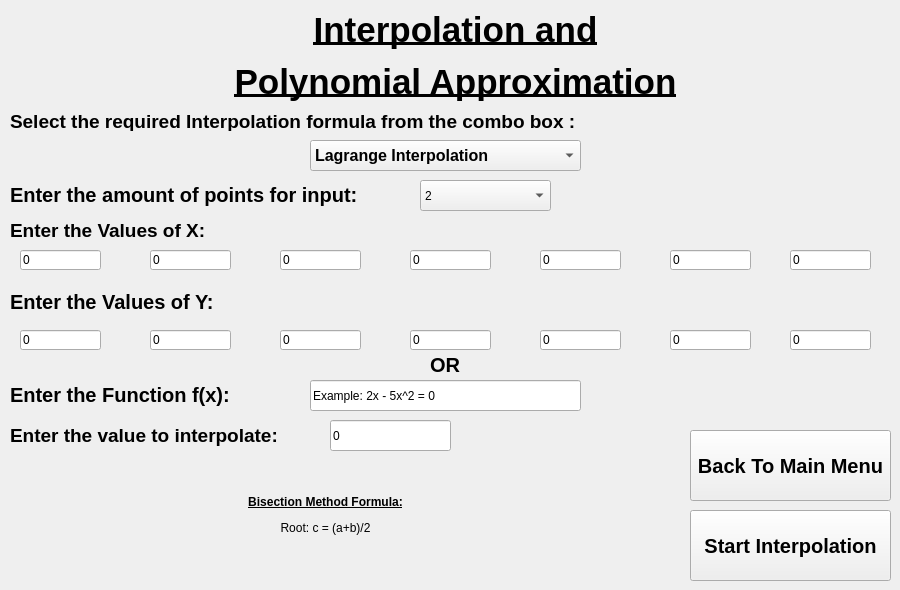
    <widget class="QWidget" name="Chapter3Tab">
     <attribute name="title">
      <string>Page</string>
     </attribute>
     <widget class="QLabel" name="Chapter3Heading">
      <property name="geometry">
       <rect>
        <x>220</x>
        <y>10</y>
        <width>471</width>
        <height>91</height>
       </rect>
      </property>
      <property name="minimumSize">
       <size>
        <width>0</width>
        <height>0</height>
       </size>
      </property>
      <property name="font">
       <font>
        <pointsize>33</pointsize>
        <weight>75</weight>
        <bold>true</bold>
        <underline>true</underline>
       </font>
      </property>
      <property name="text">
       <string>&lt;html&gt;&lt;head/&gt;&lt;body&gt;&lt;p align=&quot;center&quot;&gt;&lt;span style=&quot; font-size:26pt;&quot;&gt;Interpolation and&lt;/span&gt;&lt;/p&gt;&lt;p align=&quot;center&quot;&gt;&lt;span style=&quot; font-size:26pt;&quot;&gt;Polynomial Approximation&lt;/span&gt;&lt;/p&gt;&lt;/body&gt;&lt;/html&gt;</string>
      </property>
      <property name="textFormat">
       <enum>Qt::RichText</enum>
      </property>
      <property name="alignment">
       <set>Qt::AlignCenter</set>
      </property>
      <property name="wordWrap">
       <bool>false</bool>
      </property>
     </widget>
     <widget class="QLabel" name="Ch3Label">
      <property name="geometry">
       <rect>
        <x>10</x>
        <y>110</y>
        <width>641</width>
        <height>21</height>
       </rect>
      </property>
      <property name="font">
       <font>
        <pointsize>15</pointsize>
        <weight>75</weight>
        <bold>true</bold>
       </font>
      </property>
      <property name="text">
       <string>&lt;html&gt;&lt;head/&gt;&lt;body&gt;&lt;p&gt;&lt;span style=&quot; font-size:14pt;&quot;&gt;Select the required Interpolation formula from the combo box :&lt;/span&gt;&lt;/p&gt;&lt;/body&gt;&lt;/html&gt;</string>
      </property>
     </widget>
     <widget class="QLabel" name="Ch3XValLabel">
      <property name="geometry">
       <rect>
        <x>10</x>
        <y>210</y>
        <width>221</width>
        <height>41</height>
       </rect>
      </property>
      <property name="font">
       <font>
        <pointsize>15</pointsize>
        <weight>75</weight>
        <bold>true</bold>
       </font>
      </property>
      <property name="text">
       <string>&lt;html&gt;&lt;head/&gt;&lt;body&gt;&lt;p&gt;&lt;span style=&quot; font-size:14pt;&quot;&gt;Enter the Values of X:&lt;/span&gt;&lt;/p&gt;&lt;/body&gt;&lt;/html&gt;</string>
      </property>
     </widget>
     <widget class="QLineEdit" name="x0input">
      <property name="geometry">
       <rect>
        <x>20</x>
        <y>250</y>
        <width>81</width>
        <height>20</height>
       </rect>
      </property>
      <property name="text">
       <string>0</string>
      </property>
     </widget>
     <widget class="QLineEdit" name="x1input">
      <property name="geometry">
       <rect>
        <x>150</x>
        <y>250</y>
        <width>81</width>
        <height>20</height>
       </rect>
      </property>
      <property name="text">
       <string>0</string>
      </property>
     </widget>
     <widget class="QLineEdit" name="x2input">
      <property name="geometry">
       <rect>
        <x>280</x>
        <y>250</y>
        <width>81</width>
        <height>20</height>
       </rect>
      </property>
      <property name="text">
       <string>0</string>
      </property>
     </widget>
     <widget class="QLineEdit" name="x3input">
      <property name="geometry">
       <rect>
        <x>410</x>
        <y>250</y>
        <width>81</width>
        <height>20</height>
       </rect>
      </property>
      <property name="text">
       <string>0</string>
      </property>
     </widget>
     <widget class="QLineEdit" name="x4input">
      <property name="geometry">
       <rect>
        <x>540</x>
        <y>250</y>
        <width>81</width>
        <height>20</height>
       </rect>
      </property>
      <property name="text">
       <string>0</string>
      </property>
     </widget>
     <widget class="QLineEdit" name="x5input">
      <property name="geometry">
       <rect>
        <x>670</x>
        <y>250</y>
        <width>81</width>
        <height>20</height>
       </rect>
      </property>
      <property name="text">
       <string>0</string>
      </property>
     </widget>
     <widget class="QLabel" name="Ch3YValLabel">
      <property name="geometry">
       <rect>
        <x>10</x>
        <y>290</y>
        <width>221</width>
        <height>21</height>
       </rect>
      </property>
      <property name="font">
       <font>
        <pointsize>15</pointsize>
        <weight>75</weight>
        <bold>true</bold>
       </font>
      </property>
      <property name="text">
       <string>&lt;html&gt;&lt;head/&gt;&lt;body&gt;&lt;p&gt;Enter the Values of Y:&lt;/p&gt;&lt;/body&gt;&lt;/html&gt;</string>
      </property>
     </widget>
     <widget class="QLineEdit" name="y0input">
      <property name="geometry">
       <rect>
        <x>20</x>
        <y>330</y>
        <width>81</width>
        <height>20</height>
       </rect>
      </property>
      <property name="text">
       <string>0</string>
      </property>
     </widget>
     <widget class="QLineEdit" name="y1input">
      <property name="geometry">
       <rect>
        <x>150</x>
        <y>330</y>
        <width>81</width>
        <height>20</height>
       </rect>
      </property>
      <property name="text">
       <string>0</string>
      </property>
     </widget>
     <widget class="QLineEdit" name="y2input">
      <property name="geometry">
       <rect>
        <x>280</x>
        <y>330</y>
        <width>81</width>
        <height>20</height>
       </rect>
      </property>
      <property name="text">
       <string>0</string>
      </property>
     </widget>
     <widget class="QLineEdit" name="y3input">
      <property name="geometry">
       <rect>
        <x>410</x>
        <y>330</y>
        <width>81</width>
        <height>20</height>
       </rect>
      </property>
      <property name="text">
       <string>0</string>
      </property>
     </widget>
     <widget class="QLineEdit" name="y4input">
      <property name="geometry">
       <rect>
        <x>540</x>
        <y>330</y>
        <width>81</width>
        <height>20</height>
       </rect>
      </property>
      <property name="text">
       <string>0</string>
      </property>
     </widget>
     <widget class="QLineEdit" name="y5input">
      <property name="geometry">
       <rect>
        <x>670</x>
        <y>330</y>
        <width>81</width>
        <height>20</height>
       </rect>
      </property>
      <property name="text">
       <string>0</string>
      </property>
     </widget>
     <widget class="QLabel" name="Ch3InterpolLabel">
      <property name="geometry">
       <rect>
        <x>10</x>
        <y>420</y>
        <width>291</width>
        <height>31</height>
       </rect>
      </property>
      <property name="font">
       <font>
        <pointsize>15</pointsize>
        <weight>75</weight>
        <bold>true</bold>
       </font>
      </property>
      <property name="text">
       <string>&lt;html&gt;&lt;head/&gt;&lt;body&gt;&lt;p&gt;&lt;span style=&quot; font-size:14pt;&quot;&gt;Enter the value to interpolate:&lt;/span&gt;&lt;/p&gt;&lt;/body&gt;&lt;/html&gt;</string>
      </property>
     </widget>
     <widget class="QLineEdit" name="Chp3InterPolVal">
      <property name="geometry">
       <rect>
        <x>330</x>
        <y>420</y>
        <width>121</width>
        <height>31</height>
       </rect>
      </property>
      <property name="text">
       <string>0</string>
      </property>
     </widget>
     <widget class="QPushButton" name="StartInterpolationButton">
      <property name="geometry">
       <rect>
        <x>690</x>
        <y>510</y>
        <width>201</width>
        <height>71</height>
       </rect>
      </property>
      <property name="font">
       <font>
        <pointsize>15</pointsize>
        <weight>75</weight>
        <bold>true</bold>
       </font>
      </property>
      <property name="text">
       <string>Start Interpolation</string>
      </property>
     </widget>
     <widget class="QPushButton" name="Chp3mainback">
      <property name="geometry">
       <rect>
        <x>690</x>
        <y>430</y>
        <width>201</width>
        <height>71</height>
       </rect>
      </property>
      <property name="font">
       <font>
        <pointsize>15</pointsize>
        <weight>75</weight>
        <bold>true</bold>
       </font>
      </property>
      <property name="text">
       <string>Back To Main Menu</string>
      </property>
     </widget>
     <widget class="QComboBox" name="Ch3choicebox">
      <property name="geometry">
       <rect>
        <x>310</x>
        <y>140</y>
        <width>271</width>
        <height>31</height>
       </rect>
      </property>
      <property name="font">
       <font>
        <pointsize>12</pointsize>
        <weight>75</weight>
        <bold>true</bold>
       </font>
      </property>
      <property name="currentText">
       <string>Lagrange Interpolation</string>
      </property>
      <property name="currentIndex">
       <number>0</number>
      </property>
      <property name="maxVisibleItems">
       <number>5</number>
      </property>
      <item>
       <property name="text">
        <string>Lagrange Interpolation</string>
       </property>
      </item>
      <item>
       <property name="text">
        <string>Divided Difference</string>
       </property>
      </item>
      <item>
       <property name="text">
        <string>Forwards-SDT</string>
       </property>
      </item>
      <item>
       <property name="text">
        <string>Backwards-SDT</string>
       </property>
      </item>
      <item>
       <property name="text">
        <string>Forwards-DDT</string>
       </property>
      </item>
      <item>
       <property name="text">
        <string>Backwards-DDT</string>
       </property>
      </item>
      <item>
       <property name="text">
        <string>Stirling Central Difference</string>
       </property>
      </item>
     </widget>
     <widget class="QLabel" name="Ch3pointslabel">
      <property name="geometry">
       <rect>
        <x>10</x>
        <y>180</y>
        <width>401</width>
        <height>31</height>
       </rect>
      </property>
      <property name="font">
       <font>
        <pointsize>15</pointsize>
        <weight>75</weight>
        <bold>true</bold>
       </font>
      </property>
      <property name="text">
       <string>&lt;html&gt;&lt;head/&gt;&lt;body&gt;&lt;p&gt;Enter the amount of points for input:&lt;/p&gt;&lt;/body&gt;&lt;/html&gt;</string>
      </property>
     </widget>
     <widget class="QComboBox" name="Chp3pointsbox">
      <property name="geometry">
       <rect>
        <x>420</x>
        <y>180</y>
        <width>131</width>
        <height>31</height>
       </rect>
      </property>
      <item>
       <property name="text">
        <string>2</string>
       </property>
      </item>
      <item>
       <property name="text">
        <string>3</string>
       </property>
      </item>
      <item>
       <property name="text">
        <string>4</string>
       </property>
      </item>
      <item>
       <property name="text">
        <string>5</string>
       </property>
      </item>
      <item>
       <property name="text">
        <string>6</string>
       </property>
      </item>
      <item>
       <property name="text">
        <string>7</string>
       </property>
      </item>
     </widget>
     <widget class="QLineEdit" name="x6input">
      <property name="geometry">
       <rect>
        <x>790</x>
        <y>250</y>
        <width>81</width>
        <height>20</height>
       </rect>
      </property>
      <property name="text">
       <string>0</string>
      </property>
     </widget>
     <widget class="QLineEdit" name="y6input">
      <property name="geometry">
       <rect>
        <x>790</x>
        <y>330</y>
        <width>81</width>
        <height>20</height>
       </rect>
      </property>
      <property name="text">
       <string>0</string>
      </property>
     </widget>
     <widget class="QLabel" name="Ch3funclabel">
      <property name="geometry">
       <rect>
        <x>10</x>
        <y>380</y>
        <width>251</width>
        <height>31</height>
       </rect>
      </property>
      <property name="font">
       <font>
        <pointsize>15</pointsize>
        <weight>75</weight>
        <bold>true</bold>
       </font>
      </property>
      <property name="text">
       <string>&lt;html&gt;&lt;head/&gt;&lt;body&gt;&lt;p&gt;Enter the Function f(x):&lt;/p&gt;&lt;/body&gt;&lt;/html&gt;</string>
      </property>
     </widget>
     <widget class="QLineEdit" name="Chp3FuncInput">
      <property name="geometry">
       <rect>
        <x>310</x>
        <y>380</y>
        <width>271</width>
        <height>31</height>
       </rect>
      </property>
      <property name="text">
       <string>Example: 2x - 5x^2 = 0</string>
      </property>
     </widget>
     <widget class="QLabel" name="Ch3YValLabel_3">
      <property name="geometry">
       <rect>
        <x>430</x>
        <y>350</y>
        <width>31</width>
        <height>31</height>
       </rect>
      </property>
      <property name="font">
       <font>
        <pointsize>15</pointsize>
        <weight>75</weight>
        <bold>true</bold>
       </font>
      </property>
      <property name="text">
       <string>&lt;html&gt;&lt;head/&gt;&lt;body&gt;&lt;p&gt;OR&lt;/p&gt;&lt;/body&gt;&lt;/html&gt;</string>
      </property>
     </widget>
     <widget class="QLabel" name="Chp3formulalabel">
      <property name="geometry">
       <rect>
        <x>20</x>
        <y>460</y>
        <width>611</width>
        <height>111</height>
       </rect>
      </property>
      <property name="text">
       <string>&lt;html&gt;&lt;head/&gt;&lt;body&gt;&lt;p align=&quot;center&quot;&gt;&lt;span style=&quot; font-weight:600; text-decoration: underline;&quot;&gt;Bisection Method Formula:&lt;/span&gt;&lt;/p&gt;&lt;p align=&quot;center&quot;&gt;Root: c = (a+b)/2&lt;/p&gt;&lt;/body&gt;&lt;/html&gt;</string>
      </property>
     </widget>
    </widget>
